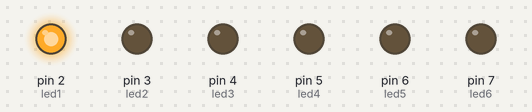
The sketch below on a simulated Arduino Uno, built with avr-gcc and run on an emulated ATmega328P. On the bench: output pins drawn as LEDs (lit = HIGH).

Above: at 0.5 s.
At 1.5 s:
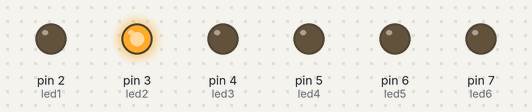
At 2.5 s:
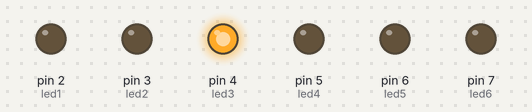
At 3.5 s:
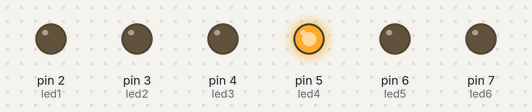
At 4.5 s:
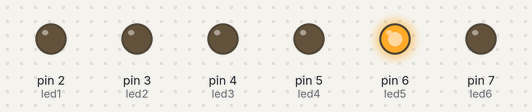
At 5.5 s:
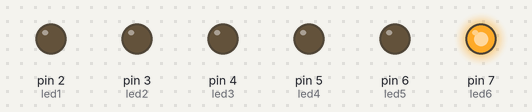
Timing chart, 0 to 7.8 s (numbered marks = the images above):
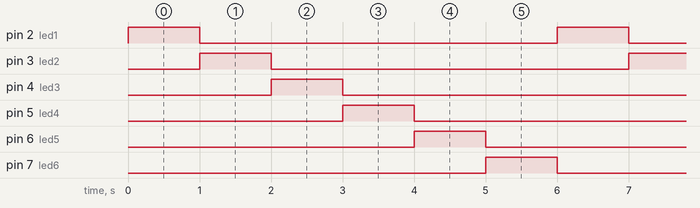

Measured:
- by itself, pin 2 (led1), pin 3 (led2), pin 4 (led3), pin 5 (led4), pin 6 (led5), pin 7 (led6): alternates HIGH for 1.0 s and LOW for 5.0 s
- by itself, everything shown: repeats every 6.0 s, in 7 steps

The sketch:

Sketch_Feb6.ino
```cpp
 // Declare variables you will define as integers corresponding to the Arduino outputs below.
 // You must test all nine Prism LEDs, so declare enough variables.
 int led1;
 int led2;
 int led3;
 int led4;
 int led5;
 int led6;

void setup() {
  // put your setup code here, to run once:
  // Set the variables declared above to the Arduino output pin numbers wired to your LEDs.
  led1 = 2;
  led2 = 3;
  led3 = 4;
  led4 = 5;
  led5 = 6;
  led6 = 7;

  // Set the mode of the variables declared above to outputs.

  pinMode(led1, OUTPUT);
  pinMode(led2, OUTPUT);
  pinMode(led3, OUTPUT);
  pinMode(led4, OUTPUT);
  pinMode(led5, OUTPUT);
  pinMode(led6, OUTPUT);
}

void loop() {
  // put your main code here, to run repeatedly:
  //255 = maximum brightness, 0 = off

  //led1 = red
  //led2 = green
  //led3 = blue

  //led4 = red
  //led5 = green
  //led6 = blue

  //By mixing a combination of red, green, and blue, any color can be made!
  //For example, if I set: led1 = 255, led2 = 0, led3 = 255, I would make the color magenta.
  //For another example, if I set: led1 = 0, led2 = 255, led3 = 255, I would make the color teal.

   analogWrite(led1, 255);
   delay(1000);
   analogWrite(led1, 0);
   analogWrite(led2, 255);
   delay(1000);
   analogWrite(led2, 0);
   analogWrite(led3, 255);
   delay(1000);
   analogWrite(led3, 0);

   analogWrite(led4, 255);
   delay(1000);
   analogWrite(led4, 0);
   analogWrite(led5, 255);
   delay(1000);
   analogWrite(led5, 0);
   analogWrite(led6, 255);
   delay(1000);
   analogWrite(led6, 0);
}
```
